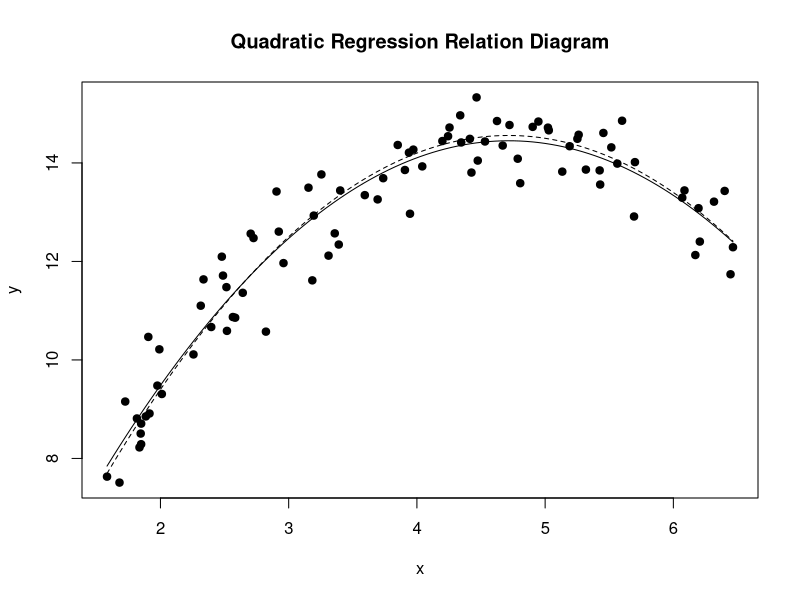

Reproduce this figure in R. (Note: this script raises an error after producing the figure.)
# Class Activity Expanding the Regression Model (QUADRATIC MODEL) : 

set.seed(12192021) 
n <- 89
X_i <- runif(n, 1.5, 6.5)


# Betas and such
beta0 <- -1  
beta1 <- 6.6  
beta2 <- -0.7 

sigma <- 0.59 
epsilon_i <- rnorm(n, -0.011, sigma) 


Y_i <- beta0 + beta1*X_i + beta2*X_i^2 + epsilon_i 


fabData <- data.frame(y=Y_i, x=X_i) 
fab.lm <- lm(y ~ x + I(x^2), data=fabData) 

  
summary(fab.lm) 


plot(y ~ x, data=fabData, pch=19, size = .3,  main="Quadratic Regression Relation Diagram")
curve(predict(fab.lm, newdata = data.frame(x=x)), add = TRUE, lwd = 1)
curve(beta0 +beta1*x+beta2*x^2, lwd = 1, lty = 2, add = TRUE) 


---
  

# Class Activity - Different Types of Models (CUBIC MODEL):

set.seed(3793) 

n <- 30


X_i <- runif(n, -2, 3.8) 



beta0 <- 2.7 
beta1 <- -4.8 
beta2 <- -1.9 
beta3 <- 1.1 

sigma <- 2 
epsilon_i <- rnorm(n, -0.01, sigma) 


Y_i <- beta0 + beta1*X_i + beta2*X_i^2 + beta3*X_i^3 + epsilon_i 


fabData <- data.frame(y=Y_i, x=X_i) 

fab.lm <- lm(y ~ x + I(x^2) + I(x^3), data=fabData) 
summary(fab.lm) 

plot(y ~ x, data=fabData, pch=19, size = .3,  main="Cubic Regression Relation Diagram")
curve(predict(fab.lm, newdata = data.frame(x=x)), add = TRUE, lwd = 1)
curve(beta0 +beta1*x+beta2*x^2 + beta3*x^3, lwd = 1, lty = 2, add = TRUE)


---


# Class Activity - Different Types of Models (TWO LINES MODEL) : 

set.seed(11833) 

n <- 40


X_i <- runif(n, 30, 52) 

x2 <- sample(c(0,1), n, replace = TRUE)  


beta0 <- 58 
beta1 <- -0.22 
beta2 <- -65 
beta3 <- 1.45 

sigma <- 2.4 
epsilon_i <- rnorm(n, 0, sigma) 

Y0 <- beta0 + beta1*X_i + epsilon_i
Y1 <- (beta0 +beta2) + (beta1 + beta3)*X_i + epsilon_i

Y_i <- ifelse(x2 == 0, Y0, Y1)


fabData <- data.frame(y=Y_i, x=X_i, x2=x2) 

fab.lm <- lm(y ~ x + x2 + x:x2, data=fabData) 


summary(fab.lm) 

plot(y ~ x, data=fabData, col=as.factor(x2), pch = 19, size = 1.5, main = "Two Lines Model") 

b <- coef(fab.lm)
x2 = 0
curve(b[1] + b[2]*x + b[3]*x2 + b[4]*x*x2, add=TRUE, col= "black")
x2 = 1
curve(b[1] + b[2]*x + b[3]*x2 + b[4]*x*x2, add=TRUE, col="red")

x2=0
curve(beta0 + beta1*x + beta2*x2 +beta3*x*x2, add=TRUE, lty=2, col="black")
x2=1
curve(beta0 + beta1*x + beta2*x2 +beta3*x*x2, add=TRUE, lty=2, col="red")


---

  
# Skills Quiz - Different Types of Models (Problem 3 Part a)


mtcars$disp2 <- mtcars$disp^2

drivin.lm <- lm(qsec ~ disp + disp2 + am + disp:am + disp2:am, data = mtcars)

summary(drivin.lm)  

ggplot(mtcars, aes(x = disp, y = qsec, color = factor(am))) +
  geom_point(size = 2) +
  geom_smooth(method = "lm", formula = y ~ poly(x, 2), se = FALSE) + 
  scale_color_manual(name = "Transmission Type", values = c("skyblue", "orange"),
                     labels = c("Automatic", "Manual")) +
  theme_classic() +
  labs(title = "Regression of qsec on disp and Transmission Type",
       x = "Displacement (disp)",
       y = "Quarter Mile Time (qsec)")


---


# Skills Quiz - Different Types of Models (Problem 4)

set.seed(101) 

n <- 100 

X_i <- runif(n, -2, 2)


beta0.1 <- -2 
beta1.1 <- 3
beta2.1 <- 4

beta0.2 <- 2
beta1.2 <- 5
beta2.2 <- -3

sigma <- 2

epsilon_i <- rnorm(n, 1, sigma)  


Y_i.1 <- beta0.1 + beta1.1*X_i + beta2.1*X_i^2 + epsilon_i
Y_i.2 <- beta0.2 + beta1.2*X_i + beta2.2*X_i^2 + epsilon_i


truth.1 <- function(x) -2 + 3*x + 4*x^2
truth.2 <- function(x) 2 + 5*x - 3*x^2

fabData <- data.frame(x = X_i, y = c(Y_i.1, Y_i.2), 
                      equation = rep(c("y.1", "y.2"), each = n))


fab.lm.1 <- lm(y ~ x + I(x^2), data = fabData, subset = equation == "y.1")
fab.lm.2 <- lm(y ~ x + I(x^2), data = fabData, subset = equation == "y.2")

summary(fab.lm.1)
summary(fab.lm.2)

ggplot(fabData, aes(x = x, y = y, color = equation)) +
  geom_point(size = 1, pch=19) +
  stat_function(fun = truth.1, color = "firebrick", linetype = "dashed", size = 1) + 
  stat_function(fun = truth.2, color = "midnightblue", linetype = "dashed", size = 1) + 
  geom_smooth(method = "lm", formula = y ~ poly(x, 2), se = FALSE) + 
  scale_color_manual(name = "Equation", values = c("firebrick", "midnightblue")) + 
  theme_minimal() +
  labs(title = "Quadratic Regression for Two Models",
       x = "X Values",
       y = "Y Values")